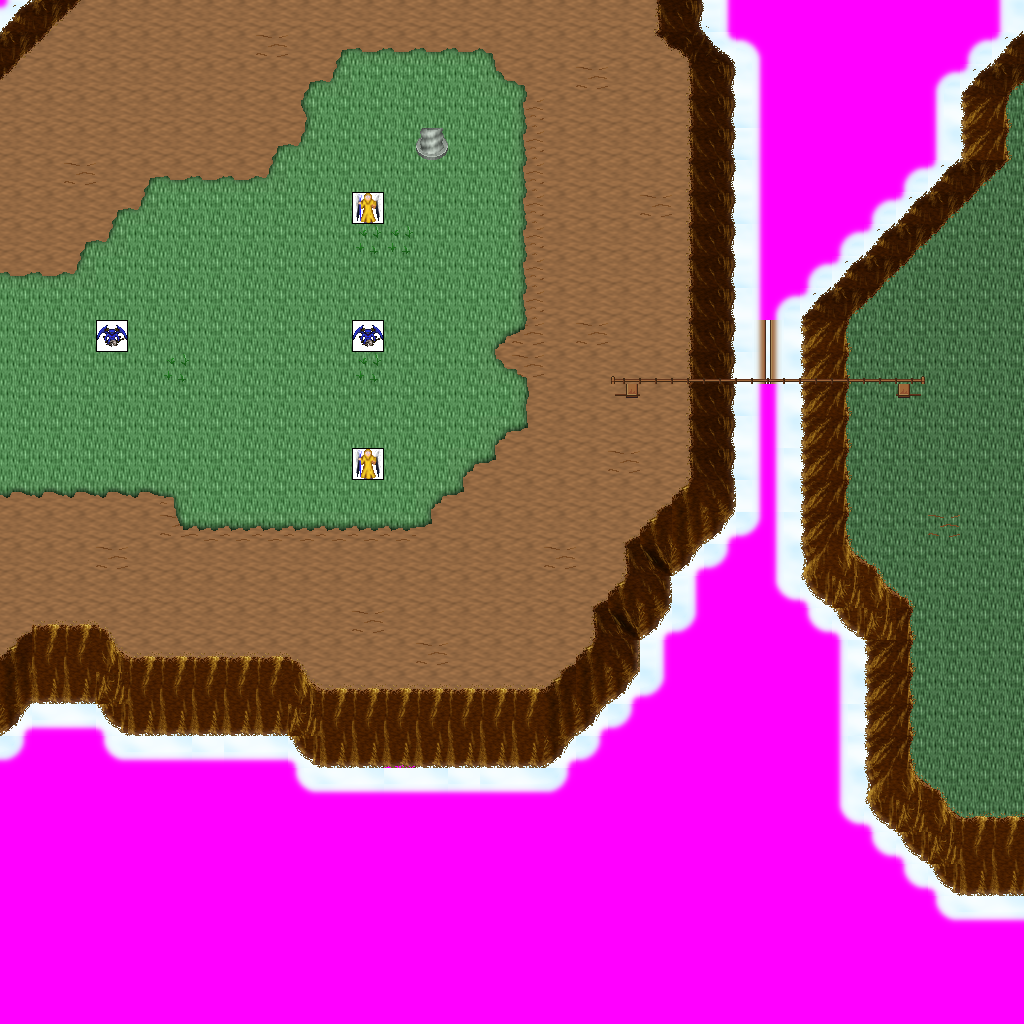

Tiled map render using the project's own tile images. Description and the map definition, with tile-layer contents summarised, below:
An orthogonal 32x32 tile map with 32x32 px tiles, 8 tile layers (Ground, Objects, Above, Walkable, ...), 14 tilesets and 8 objects (4x newmap, from_west_0, from_east_0, from_south_0, from_south_1).

<map version="1.0" orientation="orthogonal" width="32" height="32" tilewidth="32" tileheight="32">
 <tileset firstgid="1" name="ground_ground" tilewidth="32" tileheight="32">
  <image source="../drawable/ground_ground.png" width="96" height="352" />
 </tileset>
 <tileset firstgid="34" name="ground_ridge_earth_dark" tilewidth="32" tileheight="32">
  <image source="../drawable/ground_ridge_earth_dark.png" width="384" height="256" />
 </tileset>
 <tileset firstgid="130" name="ground_grass_edges" tilewidth="32" tileheight="32">
  <image source="../drawable/ground_grass_edges.png" width="384" height="96" />
 </tileset>
 <tileset firstgid="166" name="ground_grass_corners" tilewidth="32" tileheight="32">
  <image source="../drawable/ground_grass_corners.png" width="192" height="128" />
 </tileset>
 <tileset firstgid="190" name="plant_grasses" tilewidth="32" tileheight="32">
  <image source="../drawable/plant_grasses.png" width="96" height="64" />
 </tileset>
 <tileset firstgid="196" name="plant_stump_small_stump" tilewidth="32" tileheight="32">
  <image source="../drawable/plant_stump_small_stump.png" width="64" height="64" />
 </tileset>
 <tileset firstgid="200" name="plant_stump_stump_brown" tilewidth="32" tileheight="32">
  <image source="../drawable/plant_stump_stump_brown.png" width="64" height="64" />
 </tileset>
 <tileset firstgid="204" name="item_statue_green_stone_3" tilewidth="32" tileheight="32">
  <image source="../drawable/item_statue_green_stone_3.png" width="32" height="96" />
 </tileset>
 <tileset firstgid="207" name="plant_vine" tilewidth="32" tileheight="32">
  <image source="../drawable/plant_vine.png" width="32" height="96" />
 </tileset>
 <tileset firstgid="210" name="sky_cloud_clouds" tilewidth="32" tileheight="32">
  <image source="../drawable/sky_cloud_clouds.png" width="128" height="256" />
 </tileset>
 <tileset firstgid="242" name="logic_creature_demon" tilewidth="32" tileheight="32">
  <image source="../drawable/logic_creature_demon.png" width="224" height="32" />
 </tileset>
 <tileset firstgid="249" name="object_suspension_bridge" tilewidth="32" tileheight="32">
  <image source="../drawable/object_suspension_bridge.png" width="96" height="256" />
 </tileset>
 <tileset firstgid="273" name="logic_creature_angel" tilewidth="32" tileheight="32">
  <image source="../drawable/logic_creature_angel.png" width="192" height="32" />
 </tileset>
 <tileset firstgid="279" name="walkable_sentinel" tilewidth="32" tileheight="32">
  <image source="../drawable/walkable_sentinel.png" width="32" height="32" />
 </tileset>
 <layer name="Ground" width="32" height="32">
  <data>[1024 cells, 1024 non-empty, 19 distinct tile ids]</data>
 </layer>
 <layer name="Objects" width="32" height="32">
  <data>[1024 cells, 49 non-empty, 15 distinct tile ids]</data>
 </layer>
 <layer name="Above" width="32" height="32">
  <data>[1024 cells, 1 non-empty, 1 distinct tile ids]</data>
 </layer>
 <layer name="Walkable" width="32" height="32">
  <data>[1024 cells, 535 non-empty, 1 distinct tile ids]</data>
 </layer>
 <layer name="Objects_stendhal" width="32" height="32">
  <data>[1024 cells, 725 non-empty, 21 distinct tile ids]</data>
 </layer>
 <layer name="Objects_stendhal2" width="32" height="32">
  <data>[1024 cells, 269 non-empty, 47 distinct tile ids]</data>
 </layer>
 <layer name="Above_stendhal" width="32" height="32">
  <data>[1024 cells, 10 non-empty, 3 distinct tile ids]</data>
 </layer>
 <layer name="Objects_stendhal3" width="32" height="32">
  <data>[1024 cells, 4 non-empty, 2 distinct tile ids]</data>
 </layer>
 <objectgroup name="Mapevents" width="32" height="32">
  <object name="exit_east_0" type="newmap" x="992" y="160" width="32" height="640">
   <properties>
    <property name="map" value="level_6_kikareukin_islands_x2_y3" />
    <property name="place" value="from_east_0" />
   </properties>
  </object>
  <object name="exit_west_0" type="newmap" x="0" y="96" width="32" height="544">
   <properties>
    <property name="map" value="level_6_kikareukin_islands_x0_y3" />
    <property name="place" value="from_west_0" />
   </properties>
  </object>
  <object name="exit_north_0" type="newmap" x="96" y="0" width="384" height="32">
   <properties>
    <property name="map" value="level_6_kikareukin_islands_x1_y2" />
    <property name="place" value="from_north_0" />
   </properties>
  </object>
  <object name="exit_north_1" type="newmap" x="544" y="0" width="96" height="32">
   <properties>
    <property name="map" value="level_6_kikareukin_islands_x1_y2" />
    <property name="place" value="from_north_1" />
   </properties>
  </object>
 </objectgroup>
 <objectgroup name="Spawn" width="32" height="32">
  <object name="from_west_0" x="992" y="480" width="32" height="32" />
  <object name="from_east_0" x="0" y="352" width="32" height="32" />
  <object name="from_south_0" x="288" y="0" width="32" height="32" />
  <object name="from_south_1" x="576" y="0" width="32" height="32" />
 </objectgroup>
 <objectgroup name="Keys" width="32" height="32" />
 <objectgroup name="Replace" width="32" height="32" />
</map>
